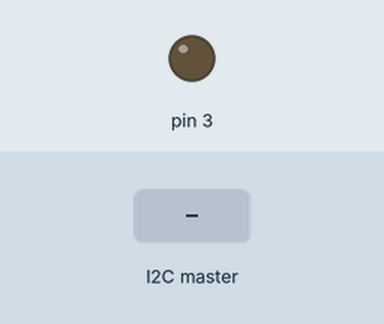
A sketch run on a simulated Arduino Uno, built with avr-gcc and run on an emulated ATmega328P. Parts: output pins drawn as LEDs (lit = HIGH). Inputs (shaded band) come from the test bench.

Above: at 1.2 s.
1.3 s: the I2C master sends the byte 1
At 2.2 s:
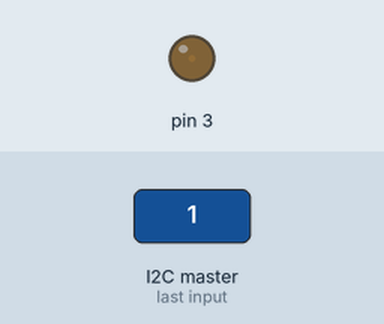
2.8 s: the I2C master sends the byte 90
At 3.4 s:
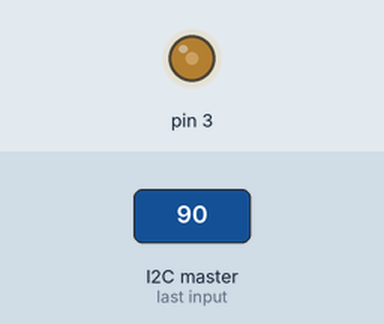
4.3 s: the I2C master sends the byte 200
At 5.7 s:
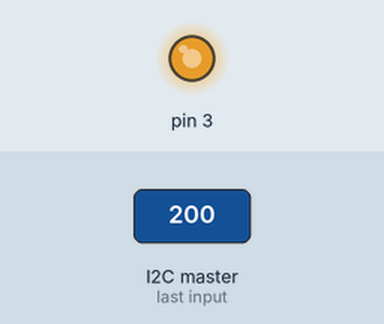
Timing chart, 0 to 7.3 s (numbered marks = the images above; inputs shaded):
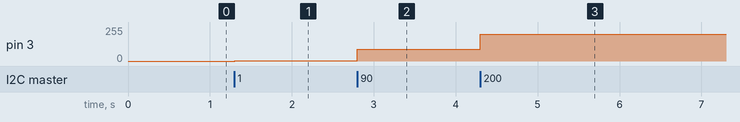

The sketch:

advanced-03_slave_Wire.ino
```cpp
#include <Wire.h>

void setup() {
  Wire.onReceive(printer);
  pinMode(3, OUTPUT);
  Wire.begin(7);
}

void loop() {
  delay(100);
}

void printer()
{
  if (Wire.available())
  {
    int value = Wire.read();
    analogWrite(3, value);
  }
}
```

Measured:
- after the input at 1.3 s, pin 3: 0/255 → 1/255 at once
- after the input at 2.8 s, pin 3: 1/255 → 90/255 at once
- after the input at 4.3 s, pin 3: 90/255 → 200/255 at once
